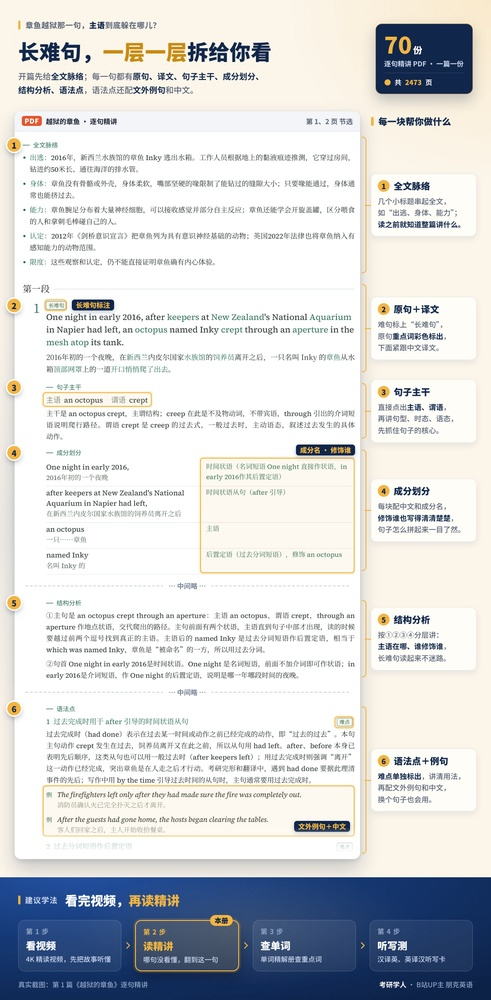
#> input picture 推广文案/网页帖子-2026-11-17/images/05-jingjiang.jpg, 491 x 1000 px, shrunk from 2160 x 4400 before the run
$ python grade.py '../../../../../../../推广文案/网页帖子-2026-11-17/images/05-jingjiang.jpg' out.png --sun 1.0 1.0
#> lines starting #> are read from the running program, lines starting #| are printed output that depends on the picture
# Movie-poster grade for the cover background.
# python3 grade.py <in.png> <out.png> --sun X Y (pixels in the full render) [--crop X0 W] [--warm 0..1]
# bloom on highlights (warm), gentle S-curve, cool deep shadows + golden highlights, sky top pushed to deep indigo,
# light falloff (vignette) centred near the sun. Pure numpy/PIL; deterministic.
import sys
import numpy as np
from PIL import Image, ImageFilter

import argparse
ap = argparse.ArgumentParser(); ap.add_argument('src'); ap.add_argument('dst')
ap.add_argument('--sun', nargs=2, type=float, required=True); ap.add_argument('--crop', nargs=2, type=int)
ap.add_argument('--warm', type=float, default=0.35)
ap.add_argument('--legs', nargs=4, type=float, help='cx cy rx ry (full-render px): dim the river around the learner, never the figure')
a = ap.parse_args(); src, dst, WARM = a.src, a.dst, a.warm
im = Image.open(src).convert('RGB')
#> im is the input picture: PIL image 491x1000 RGB; mean R, G, B 213.1, 215, 216.3
sunx, suny = a.sun
if a.crop:
    im = im.crop((a.crop[0], 0, a.crop[0] + a.crop[1], im.size[1])); sunx -= a.crop[0]
x = np.asarray(im, dtype=np.float32) / 255.0
if a.legs:
    # the film dims the river at the learner's feet so the figure reads; do a little more of the same here.
    # The white line figure (blue channel > ~0.8) is protected, only the orange river around it gets darker.
    lcx, lcy, lrx, lry = a.legs
    if a.crop: lcx -= a.crop[0]
    hh, ww = x.shape[:2]; yy0, xx0 = np.mgrid[0:hh, 0:ww].astype(np.float32)
    e = np.clip(1 - np.sqrt(((xx0 - lcx) / lrx) ** 2 + ((yy0 - lcy) / lry) ** 2), 0, 1) ** 0.8
    fig = np.clip((x[..., 2] - 0.62) / 0.22, 0, 1)
    x = x * (1 - 0.5 * e * (1 - fig))[..., None]
    del yy0, xx0, e, fig
W, H = im.size
#> W = 491; H = 1000
sx, sy = sunx / W, suny / H
#> sx = 0.00204; sy = 0.001
lum = 0.2126 * x[..., 0] + 0.7152 * x[..., 1] + 0.0722 * x[..., 2]

def blur(arr, sigma, down=4):
    h, w = arr.shape[:2]
    small = Image.fromarray(np.clip(arr * 255, 0, 255).astype(np.uint8)).resize((w // down, h // down), Image.BILINEAR)
    small = small.filter(ImageFilter.GaussianBlur(sigma / down))
    return np.asarray(small.resize((w, h), Image.BILINEAR), dtype=np.float32) / 255.0

# bloom: bright parts only, two radii, warm tint
mask = np.clip((lum - 0.55) / 0.45, 0, 1) ** 1.6
bright = x * mask[..., None]
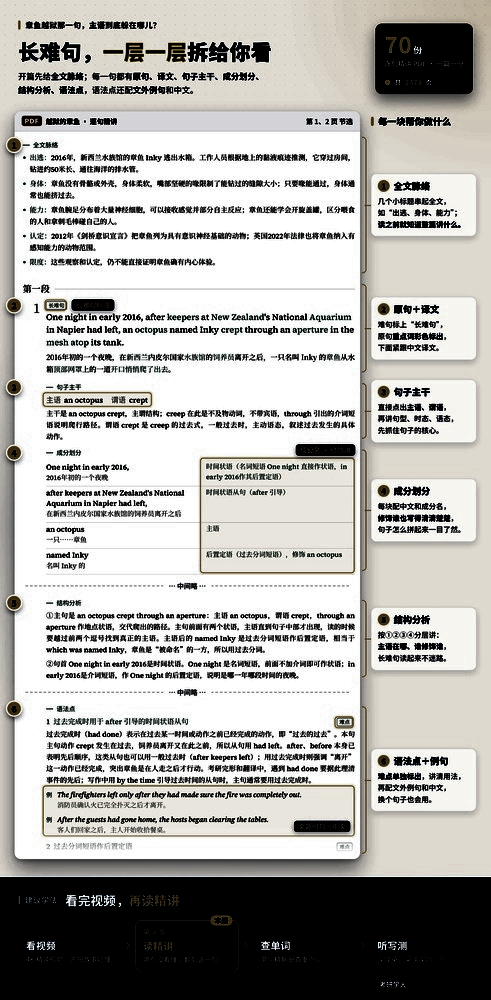
#> bright: shape (1000, 491, 3) float32; mean R, G, B 0.7, 0.695, 0.681
bloom = 0.42 * blur(bright, 22) + 0.55 * blur(bright, 90, 8)
#> in blur, `small = small.filter(ImageFilter.GaussianBlur(sigma / down))`:
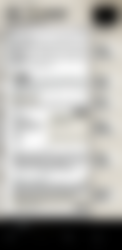
#> small: PIL image 122x250 RGB; mean R, G, B 178.3, 177, 173.4
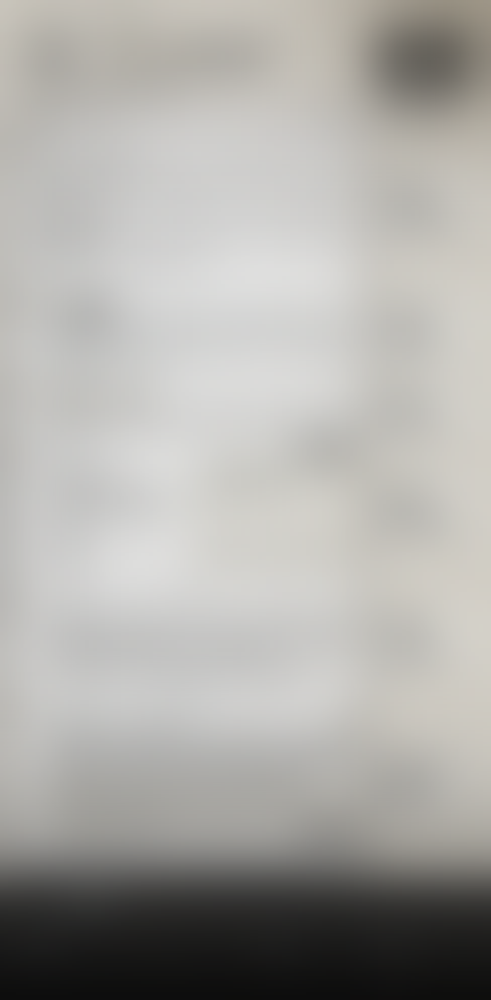
#> bloom: shape (1000, 491, 3) float32; mean R, G, B 0.678, 0.673, 0.658
tint = np.array([1.0, 0.80, 0.52], np.float32)
x = 1 - (1 - x) * (1 - np.clip(bloom * tint, 0, 1))          # screen

# S-curve (filmic contrast)
s = x * x * (3 - 2 * x)
x = x + 0.28 * (s - x)

# split tone: cool deep shadows, golden highlights
lum = 0.2126 * x[..., 0] + 0.7152 * x[..., 1] + 0.0722 * x[..., 2]
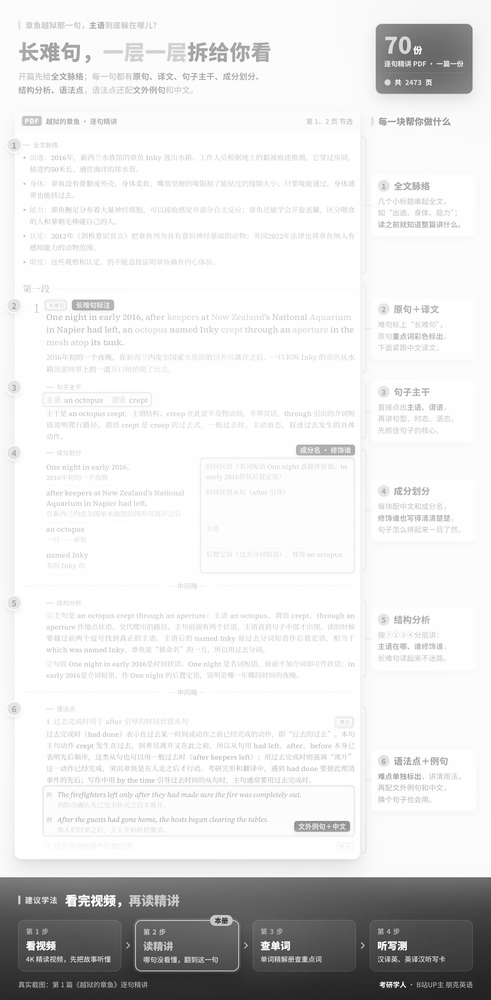
#> lum: shape (1000, 491) float32; min 0.0699, max 1, mean 0.892
sh = np.clip(1 - lum / 0.35, 0, 1) ** 2
x = x + sh[..., None] * np.array([-0.018, 0.004, 0.030], np.float32)
hi = np.clip((lum - 0.45) / 0.55, 0, 1)
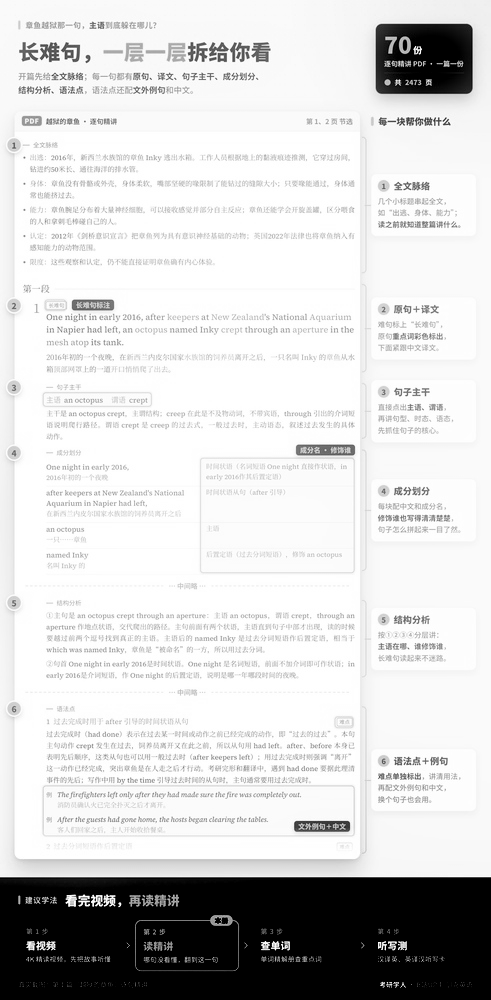
#> hi: shape (1000, 491) float32; min 0, max 1, mean 0.835
x = x * (1 + hi[..., None] * np.array([0.05, 0.015, -0.10], np.float32))

# sky: magenta toward warm rose-gold near the horizon, top toward deep indigo (only above the horizon)
yy, xx = np.mgrid[0:H, 0:W].astype(np.float32)
v = yy / H
sky = np.clip((sy - v) / sy, 0, 1)               # 1 at top, 0 at horizon
top = sky ** 1.6
x = x * (1 - 0.42 * top[..., None]) + top[..., None] * np.array([0.010, 0.014, 0.040], np.float32)
# pull the magenta a little toward amber in the middle sky band
band = np.clip(1 - np.abs(v - sy * 0.62) / (sy * 0.45), 0, 1) * (v < sy)
mag = np.clip((x[..., 0] - x[..., 1]) * 1.5, 0, 1) * np.clip((x[..., 2] - x[..., 1]) * 2.0, 0, 1)
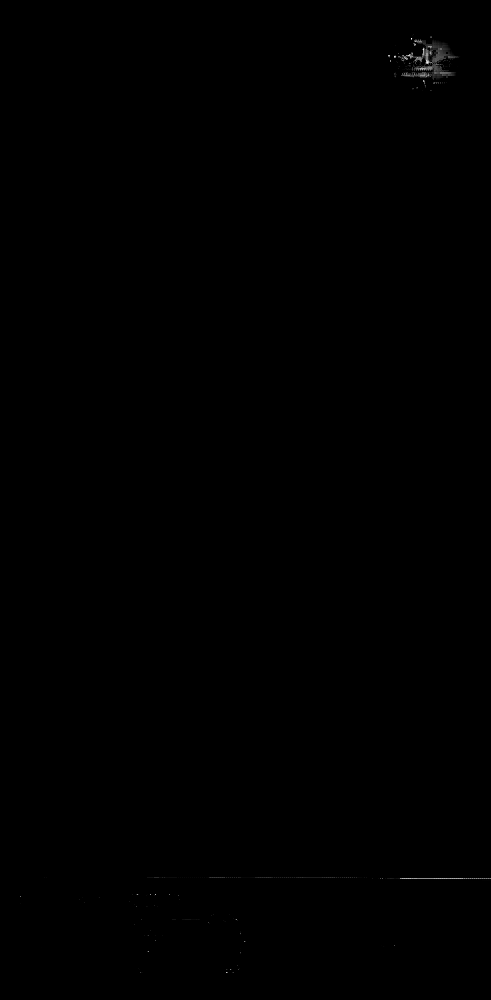
#> mag: shape (1000, 491) float32; min 0, max 0.00414, mean 3.36e-06; drawn with min black and max white
k = (WARM * band * mag)[..., None]
#> k: shape (1000, 491, 1) float32; every value is 0
x = x * (1 - k) + k * np.stack([x[..., 0] * 1.02, x[..., 1] * 1.0 + 0.10 * x[..., 0], x[..., 2] * 0.62], -1)

# light falloff around the sun
d = np.sqrt(((xx / W - sx) * (W / H)) ** 2 + (v - sy) ** 2)
vig = 1 - 0.38 * np.clip((d - 0.35) / 1.15, 0, 1) ** 1.3
x = x * vig[..., None]
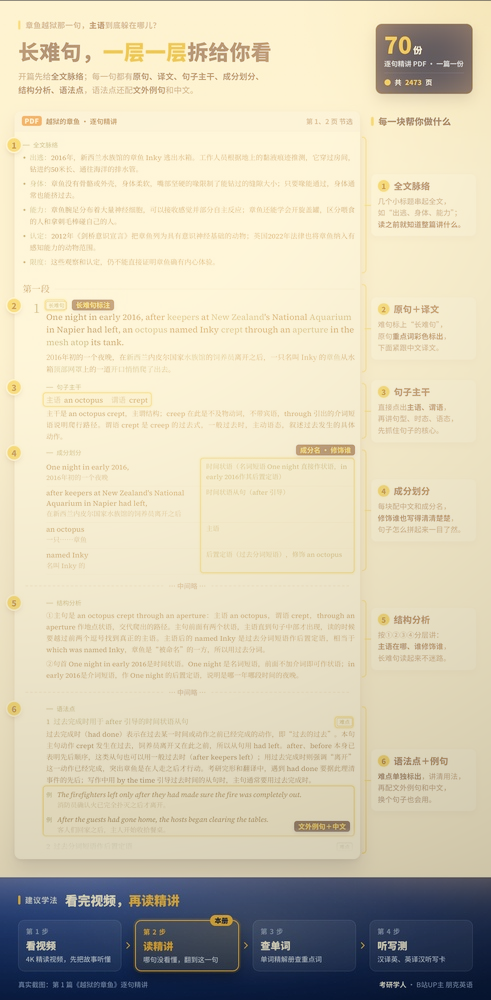
#> x: shape (1000, 491, 3) float32; mean R, G, B 0.884, 0.855, 0.762; drawn with min black and max white

out = np.clip(x * 255 + 0.5, 0, 255).astype(np.uint8)
Image.fromarray(out).save(dst, optimize=False, compress_level=3)
print(dst, W, H)
#| out.png 491 1000
